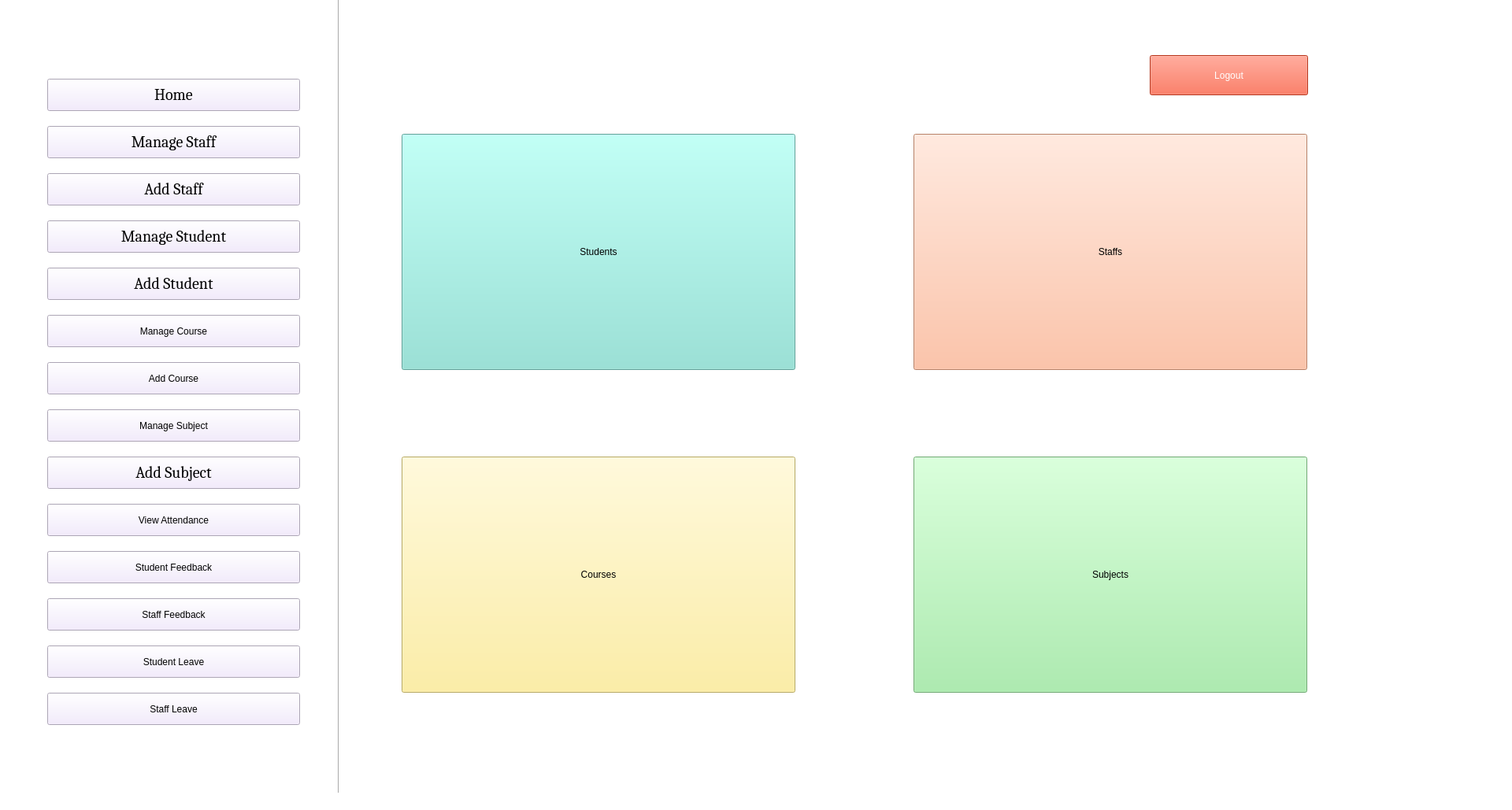
<?xml version="1.0" encoding="UTF-8"?>
<ui version="4.0">
 <class>AdminHomePage</class>
 <widget class="QMainWindow" name="AdminHomePage">
  <property name="enabled">
   <bool>true</bool>
  </property>
  <property name="geometry">
   <rect>
    <x>0</x>
    <y>0</y>
    <width>1920</width>
    <height>1029</height>
   </rect>
  </property>
  <property name="windowTitle">
   <string>Admin Home Page</string>
  </property>
  <property name="styleSheet">
   <string notr="true">background-color: rgb(241, 229, 231);
background-color: rgb(255, 255, 255);</string>
  </property>
  <widget class="QWidget" name="centralwidget">
   <widget class="QPushButton" name="Home_b">
    <property name="geometry">
     <rect>
      <x>60</x>
      <y>100</y>
      <width>321</width>
      <height>41</height>
     </rect>
    </property>
    <property name="font">
     <font>
      <family>Cambria</family>
      <pointsize>15</pointsize>
      <weight>50</weight>
      <italic>false</italic>
      <bold>false</bold>
     </font>
    </property>
    <property name="styleSheet">
     <string notr="true">font: 15pt &quot;Cambria&quot;;
background-color: rgb(241, 231, 254);</string>
    </property>
    <property name="text">
     <string>Home</string>
    </property>
   </widget>
   <widget class="QPushButton" name="ManageStaff_b">
    <property name="geometry">
     <rect>
      <x>60</x>
      <y>160</y>
      <width>321</width>
      <height>41</height>
     </rect>
    </property>
    <property name="font">
     <font>
      <family>Cambria</family>
      <pointsize>15</pointsize>
      <weight>50</weight>
      <italic>false</italic>
      <bold>false</bold>
     </font>
    </property>
    <property name="styleSheet">
     <string notr="true">font: 15pt &quot;Cambria&quot;;
background-color: rgb(241, 231, 254);</string>
    </property>
    <property name="text">
     <string>Manage Staff</string>
    </property>
   </widget>
   <widget class="QPushButton" name="AddStaff_b">
    <property name="geometry">
     <rect>
      <x>60</x>
      <y>220</y>
      <width>321</width>
      <height>41</height>
     </rect>
    </property>
    <property name="font">
     <font>
      <family>Cambria</family>
      <pointsize>15</pointsize>
      <weight>50</weight>
      <italic>false</italic>
      <bold>false</bold>
     </font>
    </property>
    <property name="styleSheet">
     <string notr="true">font: 15pt &quot;Cambria&quot;;
background-color: rgb(241, 231, 254);</string>
    </property>
    <property name="text">
     <string>Add Staff</string>
    </property>
   </widget>
   <widget class="QPushButton" name="AddStudent_b">
    <property name="geometry">
     <rect>
      <x>60</x>
      <y>340</y>
      <width>321</width>
      <height>41</height>
     </rect>
    </property>
    <property name="font">
     <font>
      <family>Cambria</family>
      <pointsize>15</pointsize>
      <weight>50</weight>
      <italic>false</italic>
      <bold>false</bold>
     </font>
    </property>
    <property name="styleSheet">
     <string notr="true">font: 15pt &quot;Cambria&quot;;
background-color: rgb(241, 231, 254);</string>
    </property>
    <property name="text">
     <string>Add Student</string>
    </property>
   </widget>
   <widget class="QPushButton" name="ManageCourse_b">
    <property name="geometry">
     <rect>
      <x>60</x>
      <y>400</y>
      <width>321</width>
      <height>41</height>
     </rect>
    </property>
    <property name="styleSheet">
     <string notr="true">font: 15pt &quot;Cambria&quot;;
background-color: rgb(241, 231, 254);</string>
    </property>
    <property name="text">
     <string>Manage Course</string>
    </property>
   </widget>
   <widget class="QPushButton" name="AddCourse_b">
    <property name="geometry">
     <rect>
      <x>60</x>
      <y>460</y>
      <width>321</width>
      <height>41</height>
     </rect>
    </property>
    <property name="styleSheet">
     <string notr="true">font: 15pt &quot;Cambria&quot;;
background-color: rgb(241, 231, 254);</string>
    </property>
    <property name="text">
     <string>Add Course</string>
    </property>
   </widget>
   <widget class="QPushButton" name="ManageSubject_b">
    <property name="geometry">
     <rect>
      <x>60</x>
      <y>520</y>
      <width>321</width>
      <height>41</height>
     </rect>
    </property>
    <property name="styleSheet">
     <string notr="true">font: 15pt &quot;Cambria&quot;;
background-color: rgb(241, 231, 254);</string>
    </property>
    <property name="text">
     <string>Manage Subject</string>
    </property>
   </widget>
   <widget class="QPushButton" name="AddSubject_b">
    <property name="geometry">
     <rect>
      <x>60</x>
      <y>580</y>
      <width>321</width>
      <height>41</height>
     </rect>
    </property>
    <property name="font">
     <font>
      <family>Cambria</family>
      <pointsize>15</pointsize>
      <weight>50</weight>
      <italic>false</italic>
      <bold>false</bold>
     </font>
    </property>
    <property name="styleSheet">
     <string notr="true">font: 15pt &quot;Cambria&quot;;
background-color: rgb(241, 231, 254);</string>
    </property>
    <property name="text">
     <string>Add Subject</string>
    </property>
   </widget>
   <widget class="QPushButton" name="ViewAttendance_b">
    <property name="geometry">
     <rect>
      <x>60</x>
      <y>640</y>
      <width>321</width>
      <height>41</height>
     </rect>
    </property>
    <property name="styleSheet">
     <string notr="true">font: 15pt &quot;Cambria&quot;;
background-color: rgb(241, 231, 254);</string>
    </property>
    <property name="text">
     <string>View Attendance</string>
    </property>
   </widget>
   <widget class="QPushButton" name="StudentFeedback_b">
    <property name="geometry">
     <rect>
      <x>60</x>
      <y>700</y>
      <width>321</width>
      <height>41</height>
     </rect>
    </property>
    <property name="styleSheet">
     <string notr="true">font: 15pt &quot;Cambria&quot;;
background-color: rgb(241, 231, 254);</string>
    </property>
    <property name="text">
     <string>Student Feedback</string>
    </property>
   </widget>
   <widget class="QPushButton" name="StaffFeedback_b">
    <property name="geometry">
     <rect>
      <x>60</x>
      <y>760</y>
      <width>321</width>
      <height>41</height>
     </rect>
    </property>
    <property name="styleSheet">
     <string notr="true">font: 15pt &quot;Cambria&quot;;
background-color: rgb(241, 231, 254);</string>
    </property>
    <property name="text">
     <string>Staff Feedback</string>
    </property>
   </widget>
   <widget class="QPushButton" name="StudentLeave_b">
    <property name="geometry">
     <rect>
      <x>60</x>
      <y>820</y>
      <width>321</width>
      <height>41</height>
     </rect>
    </property>
    <property name="styleSheet">
     <string notr="true">font: 15pt &quot;Cambria&quot;;
background-color: rgb(241, 231, 254);</string>
    </property>
    <property name="text">
     <string>Student Leave</string>
    </property>
   </widget>
   <widget class="QPushButton" name="ManageStudent_b">
    <property name="geometry">
     <rect>
      <x>60</x>
      <y>280</y>
      <width>321</width>
      <height>41</height>
     </rect>
    </property>
    <property name="font">
     <font>
      <family>Cambria</family>
      <pointsize>15</pointsize>
      <weight>50</weight>
      <italic>false</italic>
      <bold>false</bold>
     </font>
    </property>
    <property name="styleSheet">
     <string notr="true">font: 15pt &quot;Cambria&quot;;
background-color: rgb(241, 231, 254);</string>
    </property>
    <property name="text">
     <string>Manage Student</string>
    </property>
   </widget>
   <widget class="QPushButton" name="StaffLeave_b">
    <property name="geometry">
     <rect>
      <x>60</x>
      <y>880</y>
      <width>321</width>
      <height>41</height>
     </rect>
    </property>
    <property name="styleSheet">
     <string notr="true">font: 15pt &quot;Cambria&quot;;
background-color: rgb(241, 231, 254);</string>
    </property>
    <property name="text">
     <string>Staff Leave</string>
    </property>
   </widget>
   <widget class="QPushButton" name="Subjects_b">
    <property name="enabled">
     <bool>true</bool>
    </property>
    <property name="geometry">
     <rect>
      <x>1160</x>
      <y>580</y>
      <width>500</width>
      <height>300</height>
     </rect>
    </property>
    <property name="styleSheet">
     <string notr="true">font: 28pt &quot;Cambria&quot;;
background-color: rgb(155, 236, 160);</string>
    </property>
    <property name="text">
     <string>Subjects</string>
    </property>
   </widget>
   <widget class="Line" name="line">
    <property name="geometry">
     <rect>
      <x>420</x>
      <y>-50</y>
      <width>20</width>
      <height>1081</height>
     </rect>
    </property>
    <property name="orientation">
     <enum>Qt::Vertical</enum>
    </property>
   </widget>
   <widget class="QPushButton" name="Courses_b">
    <property name="enabled">
     <bool>true</bool>
    </property>
    <property name="geometry">
     <rect>
      <x>510</x>
      <y>580</y>
      <width>500</width>
      <height>300</height>
     </rect>
    </property>
    <property name="styleSheet">
     <string notr="true">font: 28pt &quot;Cambria&quot;;
background-color: rgb(255, 236, 139);</string>
    </property>
    <property name="text">
     <string>Courses</string>
    </property>
   </widget>
   <widget class="QPushButton" name="Staffs_b">
    <property name="enabled">
     <bool>true</bool>
    </property>
    <property name="geometry">
     <rect>
      <x>1160</x>
      <y>170</y>
      <width>500</width>
      <height>300</height>
     </rect>
    </property>
    <property name="styleSheet">
     <string notr="true">font: 28pt &quot;Cambria&quot;;
background-color: rgb(255, 179, 143);</string>
    </property>
    <property name="text">
     <string>Staffs</string>
    </property>
   </widget>
   <widget class="QPushButton" name="Students_b">
    <property name="enabled">
     <bool>true</bool>
    </property>
    <property name="geometry">
     <rect>
      <x>510</x>
      <y>170</y>
      <width>500</width>
      <height>300</height>
     </rect>
    </property>
    <property name="styleSheet">
     <string notr="true">font: 28pt &quot;Cambria&quot;;
background-color: rgb(134, 226, 213);</string>
    </property>
    <property name="text">
     <string>Students</string>
    </property>
   </widget>
   <widget class="QPushButton" name="Logout_b">
    <property name="geometry">
     <rect>
      <x>1460</x>
      <y>70</y>
      <width>201</width>
      <height>51</height>
     </rect>
    </property>
    <property name="styleSheet">
     <string notr="true">font: 12pt &quot;Cambria&quot;;
color: rgb(255, 255, 255);
background-color: rgb(255, 76, 41);</string>
    </property>
    <property name="text">
     <string>Logout</string>
    </property>
   </widget>
   <widget class="QLabel" name="label">
    <property name="geometry">
     <rect>
      <x>0</x>
      <y>0</y>
      <width>421</width>
      <height>1021</height>
     </rect>
    </property>
    <property name="text">
     <string/>
    </property>
    <property name="pixmap">
     <pixmap>../../../Downloads/WhatsApp Image 2021-05-23 at 12.18.59.jpeg</pixmap>
    </property>
   </widget>
   <zorder>label</zorder>
   <zorder>Home_b</zorder>
   <zorder>ManageStaff_b</zorder>
   <zorder>AddStaff_b</zorder>
   <zorder>AddStudent_b</zorder>
   <zorder>ManageCourse_b</zorder>
   <zorder>AddCourse_b</zorder>
   <zorder>ManageSubject_b</zorder>
   <zorder>AddSubject_b</zorder>
   <zorder>ViewAttendance_b</zorder>
   <zorder>StudentFeedback_b</zorder>
   <zorder>StaffFeedback_b</zorder>
   <zorder>StudentLeave_b</zorder>
   <zorder>ManageStudent_b</zorder>
   <zorder>StaffLeave_b</zorder>
   <zorder>Subjects_b</zorder>
   <zorder>line</zorder>
   <zorder>Courses_b</zorder>
   <zorder>Staffs_b</zorder>
   <zorder>Students_b</zorder>
   <zorder>Logout_b</zorder>
  </widget>
  <widget class="QStatusBar" name="statusbar"/>
 </widget>
 <resources/>
 <connections/>
</ui>
